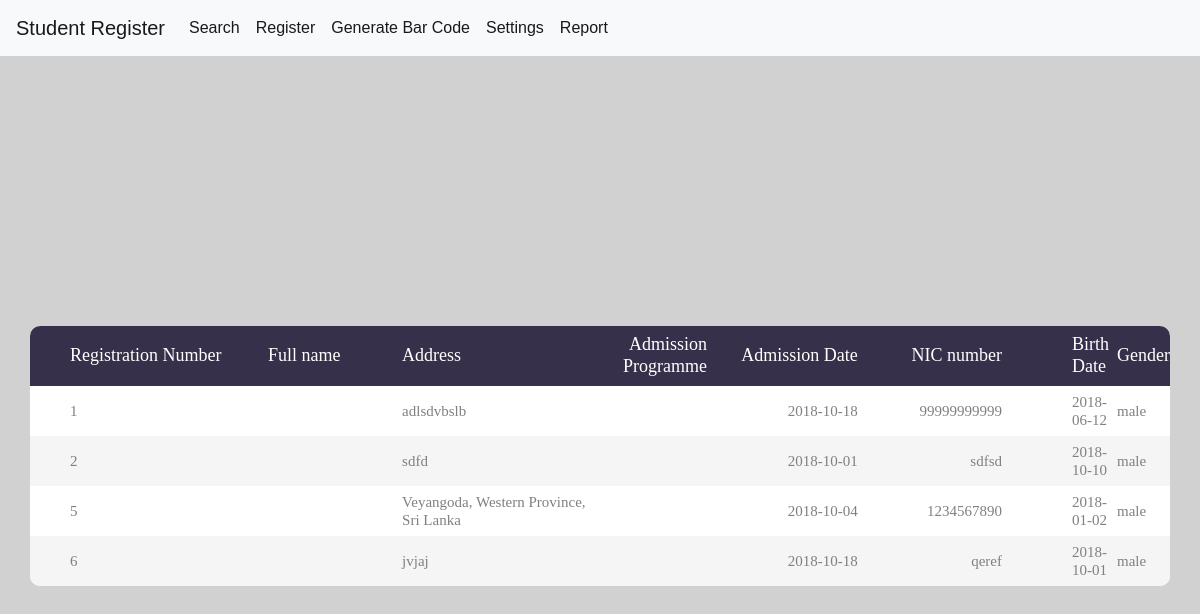
Screenshot of /reports/getdata.php with the database file from the repository.
### tables this page shows
CREATE TABLE `student` (
  `reg_no` int(11) NOT NULL,
  `address` varchar(50) NOT NULL,
  `date _of_add` date DEFAULT NULL,
  `NIC` varchar(11) DEFAULT NULL,
  `dob` date NOT NULL,
  `gender` enum('male','female','','') NOT NULL,
  `courseID` int(11) NOT NULL,
  `name` varchar(40) NOT NULL
);

### reports/getdata.php (the view, shortened to what this page needs)
<?php
include 'up.php';
$conn = OpenCon();
$sql="SELECT * FROM student GROUP BY reg_no";
$allData=$conn -> query($sql);
$array = array();
while($row = mysqli_fetch_assoc($allData)){
    $array[] = $row;
}
?>
<!DOCTYPE html>
<html lang="en">
<head>
	<link rel="stylesheet" type="text/css" href="vendor/bootstrap/css/bootstrap.min.css">
	<link rel="stylesheet" type="text/css" href="fonts/font-awesome-4.7.0/css/font-awesome.min.css">
	<link rel="stylesheet" type="text/css" href="vendor/animate/animate.css">
	<link rel="stylesheet" type="text/css" href="vendor/select2/select2.min.css">
	<link rel="stylesheet" type="text/css" href="vendor/perfect-scrollbar/perfect-scrollbar.css">
	<link rel="stylesheet" type="text/css" href="css/util.css">
	<link rel="stylesheet" type="text/css" href="css/main.css">
</head>
<body>
	<div class="limiter">
		<div class="container-table100">
			<div class="wrap-table100">
				<div class="table100">
					<table>
						<thead>
							<tr class="table100-head">
								<th class="column1">Registration Number</th>
                                <th class="column2">Full name</th>
                                <th class="column3">Address</th>
								<th class="column4">Admission Programme</th>
								<th class="column5">Admission Date</th>
								<th class="column6">NIC number</th>
								<th class="column7">Birth Date</th>
								<th class="column8">Gender</th>
							</tr>
						</thead>
						<tbody>
                            <?php foreach($array as $details)  {?>
								<tr>
									<td class="column1"><?php echo ($details['reg_no']); ?></td>
									<td class="column2"><?php echo ($details['username']); ?></td>
									<td class="column3"><?php echo ($details['address']); ?></td>
									<td class="column4"><?php echo ($details['program_of_add']); ?></td>
									<td class="column5"><?php echo ($details['date _of_add']); ?></td>
                                    <td class="column6"><?php echo ($details['NIC']); ?></td>
                                    <td class="column7"><?php echo ($details['dob']); ?></td>
                                    <td class="column8"><?php echo ($details['gender']); ?></td>
								</tr>
							<?php } ?>
						</tbody>
					</table>
				</div>
			</div>
		</div>
	</div>
</body>
</html>

### reports/up.php (shortened to what this page needs)
<html lang="en">
<head>
    <link rel="stylesheet" type="text/css" href="vendor/bootstrap/css/bootstrap.min.css">
    <link rel="stylesheet" type="text/css" href="fonts/font-awesome-4.7.0/css/font-awesome.min.css">
    <link rel="stylesheet" type="text/css" href="fonts/Linearicons-Free-v1.0.0/icon-font.min.css">
    <link rel="stylesheet" type="text/css" href="vendor/animate/animate.css">
    <link rel="stylesheet" type="text/css" href="vendor/css-hamburgers/hamburgers.min.css">
    <link rel="stylesheet" type="text/css" href="vendor/animsition/css/animsition.min.css">
    <link rel="stylesheet" type="text/css" href="vendor/select2/select2.min.css">
    <link rel="stylesheet" type="text/css" href="vendor/daterangepicker/daterangepicker.css">
    <link rel="stylesheet" type="text/css" href="css/util.css">
    <link rel="stylesheet" type="text/css" href="css/main.css">
</head>
<header>
    <nav class="navbar navbar-expand-lg navbar-light bg-light">
        <a class="navbar-brand" href="#">Student Register</a>
        <div class="collapse navbar-collapse" id="navbarText">
            <ul class="navbar-nav mr-auto">
                <li class="nav-item active" >
                    <a class="nav-link" href="../search.php">Search</a>
                </li>
                <li class="nav-item active">
                    <a class="nav-link" href="../register.php">Register</a>
                </li>
                <li class="nav-item active">
                    <a class="nav-link" href="../barcode.php">Generate Bar Code</a>
                </li>
                <li class="nav-item active">
                    <a class="nav-link" href="../settings.php">Settings</a>
                </li>
                <li class="nav-item active">
                    <a class="nav-link" href="getdata.php">Report</a>
                </li>
            </ul>
        </div>
    </nav>
</header>

### reports/css/main.css (style rules this page uses)
* { margin: 0px; padding: 0px; box-sizing: border-box; }
body, html { height: 100%; font-family: sans-serif; }
a { margin: 0px; transition: all 0.4s; -webkit-transition: all 0.4s; -o-transition: all 0.4s; -moz-transition: all 0.4s; }
ul, li { margin: 0px; list-style-type: none; }
.limiter { width: 100%; margin: 0 auto; }
.container-table100 { width: 100%; min-height: 100vh; background: rgb(209, 209, 209); display: -webkit-box; display: -webkit-flex; display: -moz-box; display: -ms-flexbox; display: flex; align-items: center; justify-content: center; flex-wrap: wrap; padding: 33px 30px; }
.wrap-table100 { width: 1170px; }
table { border-spacing: 1; border-collapse: collapse; background: white; border-radius: 10px; overflow: hidden; width: 100%; margin: 0 auto; position: relative; }
table * { position: relative; }
table td, table th { padding-left: 8px; }
table thead tr { height: 60px; background: #36304a; }
table tbody tr { height: 50px; }
table tbody tr:last-child { border: 0; }
table td, table th { text-align: left; }
.table100-head th { font-family: OpenSans-Regular; font-size: 18px; color: #fff; line-height: 1.2; font-weight: unset; }
tbody tr:nth-child(even) { background-color: #f5f5f5; }
tbody tr { font-family: OpenSans-Regular; font-size: 15px; color: #808080; line-height: 1.2; font-weight: unset; }
.column1 { width: 260px; padding-left: 40px; }
.column2 { width: 160px; }
.column3 { width: 245px; }
.column4 { width: 110px; text-align: right; }
.column5 { width: 170px; text-align: right; }
.column6 { width: 222px; text-align: right; padding-right: 62px; }

### rows the page displays
student: reg_no "1", address "adlsdvbslb", date _of_add "2018-10-18", NIC "99999999999", dob "2018-06-12", gender "male"
student: reg_no "2", address "sdfd", date _of_add "2018-10-01", NIC "sdfsd", dob "2018-10-10", gender "male"
student: reg_no "5", address "Veyangoda, Western Province, Sri Lanka", date _of_add "2018-10-04", NIC "1234567890", dob "2018-01-02", gender "male"
student: reg_no "6", address "jvjaj", date _of_add "2018-10-18", NIC "qeref", dob "2018-10-01", gender "male"
